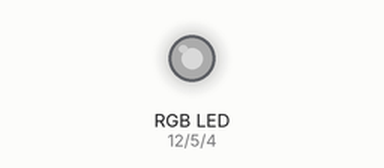
Bench run of a program on a simulated ESP8266 board running MicroPython. Parts: an RGB LED mixed from three pins (HIGH = lit). Dim RGB values are drawn brighter than linear. At 12.0 s the program stops and its outputs stay as they are.

Above: at 1.95 s.
At 3.95 s:
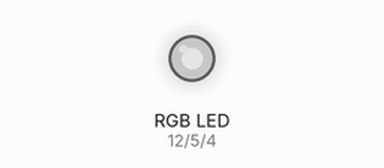
At 5.95 s:
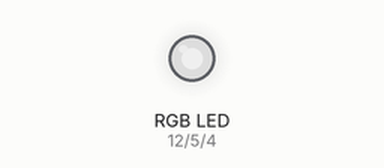
At 7.96 s:
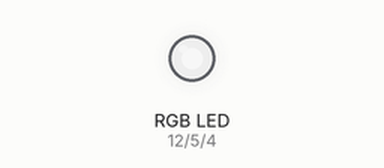
At 10.0 s:
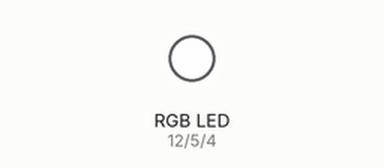
At 12.1 s:
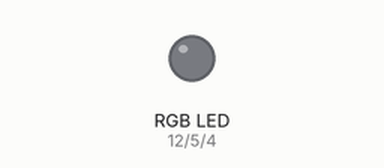
Timing chart, 0 to 13.5 s (numbered marks = the images above):
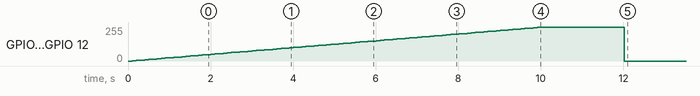

Measured:
- by itself, GPIO 4 (pwm_b), GPIO 5 (pwm_g), GPIO 12 (pwm_r): rises from 0/255 to 252/255 in 9.8 s, then falls to 0/255 in 2.1 s

The program:

rgb.py
```python
from machine import Pin, PWM
from time import sleep


class RGB:
    def __init__(self):
        # Set GPIO pins
        self.pin_r = 12
        self.pin_g = 5
        self.pin_b = 4

    def setup(self):
        pwm_freq = 1000

        self.pwm_r = PWM(Pin(self.pin_r), freq=pwm_freq)
        self.pwm_g = PWM(Pin(self.pin_g), freq=pwm_freq)
        self.pwm_b = PWM(Pin(self.pin_b), freq=pwm_freq)

        self.pwm_r.duty(0)
        self.pwm_g.duty(0)
        self.pwm_b.duty(0)

    def close(self):
        self.pwm_r.deinit()
        self.pwm_g.deinit()
        self.pwm_b.deinit()

    def led_pct(self, r, g, b):
        # Input RGB values are by percentage
        self.pwm_r.duty(int(r * 1023 / 100))
        self.pwm_g.duty(int(g * 1023 / 100))
        self.pwm_b.duty(int(b * 1023 / 100))

    def led_val(self, r, g, b):
        # Input RGB values are by 10-bit value
        self.pwm_r.duty(r)
        self.pwm_g.duty(g)
        self.pwm_b.duty(b)


if __name__ == '__main__':
    led = RGB()
    led.setup()

    for x in range(0, 100):
        led.led_pct(x, x, x)
        sleep(0.1)

    sleep(2)
    led.led_pct(0, 0, 0)
    led.close()
```
